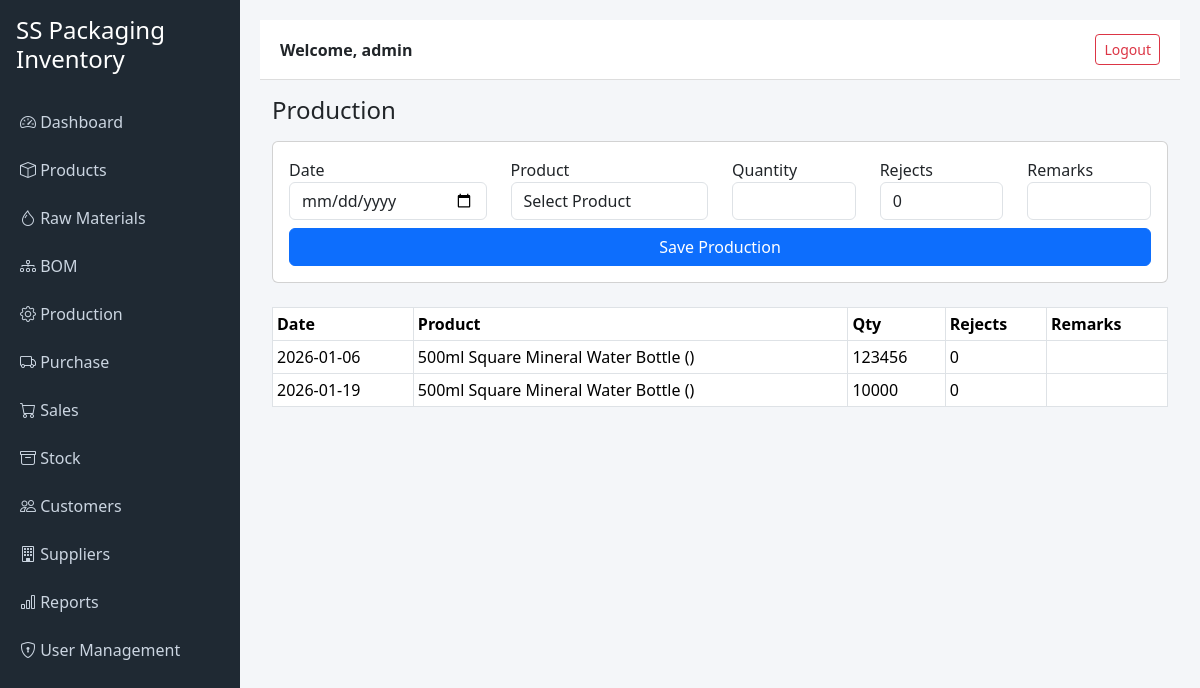
Before: /production (signed in) with the older database file.
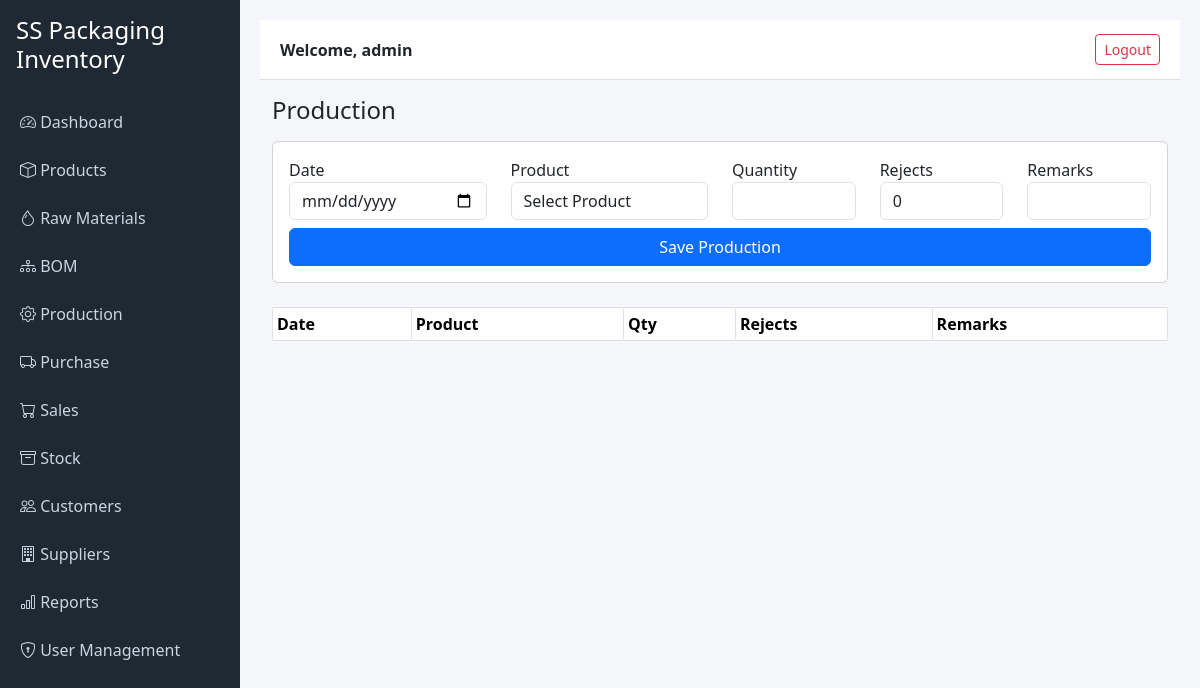
After: the same page with the newer database file.
### tables this page shows
CREATE TABLE production (
    id INTEGER PRIMARY KEY AUTOINCREMENT,
    date TEXT,
    product_id INTEGER,
    quantity_produced INTEGER,
    rejects INTEGER,
    remarks TEXT
);

CREATE TABLE products (
    id INTEGER PRIMARY KEY AUTOINCREMENT,
    name TEXT NOT NULL,
    volume TEXT,
    preform_weight REAL,
    cap_type TEXT,
    image_path TEXT
);

### app.py (the view, shortened to what this page needs)
@app.route("/production", methods=["GET", "POST"])
@login_required(role=["admin", "data_entry"])
def production():
    conn = get_db_connection()
    products = conn.execute("SELECT * FROM products").fetchall()
    error = None
    production_list = conn.execute("""
        SELECT production.*, products.name AS product_name
        FROM production
        LEFT JOIN products ON production.product_id = products.id
        ORDER BY production.id DESC
    """).fetchall()
    conn.close()
    return render_template("production.html", products=products, production_list=production_list, error=error)

### app.py (called while the page is built)
def get_db_connection():
    base_dir = os.path.dirname(os.path.abspath(__file__))
    db_path = os.path.join(base_dir, "inventory.db")
    conn = sqlite3.connect(db_path)
    conn.row_factory = sqlite3.Row
    return conn

def login_required(role=None):
    def wrapper(f):
        @wraps(f)
        def decorated_function(*args, **kwargs):
            if "user_id" not in session:
                return redirect("/login")
            if role:
                user_role = session.get("role")
                if isinstance(role, list):
                    if user_role not in role:
                        return "Access Denied", 403
                else:
                    if user_role != role:
                        return "Access Denied", 403
            return f(*args, **kwargs)
        return decorated_function
    return wrapper

### templates/production.html (shortened to what this page needs)
{% extends "base.html" %}
{% block content %}
<h4 class="mb-3">Production</h4>
<form method="post" class="card p-3 mb-4">
    <div class="row mb-2">
        <div class="col-md-3">
            <label>Date</label>
            <input type="date" name="date" class="form-control" required>
        </div>
        <div class="col-md-3">
            <label>Product</label>
            <select name="product_id" class="form-control" required>
                <option value="">Select Product</option>
            </select>
        </div>
        <div class="col-md-2">
            <label>Quantity</label>
            <input type="number" name="quantity_produced" class="form-control" required>
        </div>
        <div class="col-md-2">
            <label>Rejects</label>
            <input type="number" name="rejects" class="form-control" value="0">
        </div>
        <div class="col-md-2">
            <label>Remarks</label>
            <input type="text" name="remarks" class="form-control">
        </div>
    </div>
    <button class="btn btn-primary">Save Production</button>
</form>
<table class="table table-bordered table-sm">
    <tr>
        <th>Date</th>
        <th>Product</th>
        <th>Qty</th>
        <th>Rejects</th>
        <th>Remarks</th>
    </tr>
    {% for r in production_list %}
    <tr>
        <td>{{ r.date }}</td>
        <td>{{ r.product_name }} ({{ r.volume }})</td>
        <td>{{ r.quantity_produced }}</td>
        <td>{{ r.rejects }}</td>
        <td>{{ r.remarks }}</td>
    </tr>
    {% endfor %}
</table>
{% endblock %}

Changed rows visible on the page:
removed production: date "2026-01-06", product_name "500ml Square Mineral Water Bottle", quantity_produced "123456", rejects "0"
removed production: date "2026-01-19", product_name "500ml Square Mineral Water Bottle", quantity_produced "10000", rejects "0"
